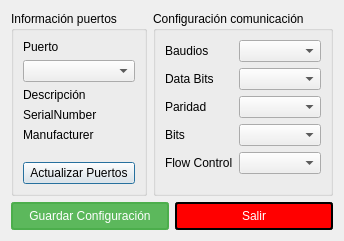
<?xml version="1.0" encoding="UTF-8"?>
<ui version="4.0">
 <class>AjustesPuertoSerial</class>
 <widget class="QDialog" name="AjustesPuertoSerial">
  <property name="geometry">
   <rect>
    <x>0</x>
    <y>0</y>
    <width>344</width>
    <height>241</height>
   </rect>
  </property>
  <property name="windowTitle">
   <string>Ajustes Puerto Serial</string>
  </property>
  <property name="windowIcon">
   <iconset resource="images.qrc">
    <normaloff>:/images/settings.png</normaloff>:/images/settings.png</iconset>
  </property>
  <layout class="QVBoxLayout" name="verticalLayout_2">
   <item>
    <layout class="QHBoxLayout" name="horizontalLayout">
     <item>
      <widget class="QGroupBox" name="groupBox_2">
       <property name="title">
        <string>Información puertos</string>
       </property>
       <layout class="QVBoxLayout" name="verticalLayout_3">
        <item>
         <widget class="QLabel" name="labelPort">
          <property name="text">
           <string>Puerto</string>
          </property>
         </widget>
        </item>
        <item>
         <widget class="QComboBox" name="comboBoxPortList"/>
        </item>
        <item>
         <widget class="QLabel" name="labelDescription">
          <property name="text">
           <string>Descripción</string>
          </property>
         </widget>
        </item>
        <item>
         <widget class="QLabel" name="labelSerialNumber">
          <property name="text">
           <string>SerialNumber</string>
          </property>
         </widget>
        </item>
        <item>
         <widget class="QLabel" name="labelManufacturer">
          <property name="text">
           <string>Manufacturer</string>
          </property>
         </widget>
        </item>
        <item>
         <spacer name="verticalSpacer">
          <property name="orientation">
           <enum>Qt::Vertical</enum>
          </property>
          <property name="sizeHint" stdset="0">
           <size>
            <width>20</width>
            <height>40</height>
           </size>
          </property>
         </spacer>
        </item>
        <item>
         <widget class="QPushButton" name="pushButtonRescan">
          <property name="text">
           <string>Actualizar Puertos</string>
          </property>
         </widget>
        </item>
       </layout>
       <zorder>comboBoxPortList</zorder>
       <zorder>labelPort</zorder>
       <zorder>labelDescription</zorder>
       <zorder>labelSerialNumber</zorder>
       <zorder>labelManufacturer</zorder>
       <zorder>verticalSpacer</zorder>
       <zorder>pushButtonRescan</zorder>
      </widget>
     </item>
     <item>
      <widget class="QGroupBox" name="groupBox">
       <property name="sizePolicy">
        <sizepolicy hsizetype="Preferred" vsizetype="Preferred">
         <horstretch>0</horstretch>
         <verstretch>0</verstretch>
        </sizepolicy>
       </property>
       <property name="layoutDirection">
        <enum>Qt::LeftToRight</enum>
       </property>
       <property name="autoFillBackground">
        <bool>false</bool>
       </property>
       <property name="title">
        <string>Configuración comunicación</string>
       </property>
       <property name="alignment">
        <set>Qt::AlignLeading|Qt::AlignLeft|Qt::AlignTop</set>
       </property>
       <layout class="QFormLayout" name="formLayout">
        <item row="7" column="0">
         <spacer name="verticalSpacer_2">
          <property name="orientation">
           <enum>Qt::Vertical</enum>
          </property>
          <property name="sizeHint" stdset="0">
           <size>
            <width>20</width>
            <height>40</height>
           </size>
          </property>
         </spacer>
        </item>
        <item row="0" column="0">
         <widget class="QLabel" name="labelBaudios">
          <property name="text">
           <string>Baudios</string>
          </property>
         </widget>
        </item>
        <item row="0" column="1">
         <widget class="QComboBox" name="comboBoxBaudRate"/>
        </item>
        <item row="1" column="0">
         <widget class="QLabel" name="labelDataBits">
          <property name="text">
           <string>Data Bits</string>
          </property>
         </widget>
        </item>
        <item row="1" column="1">
         <widget class="QComboBox" name="comboBoxDataBits"/>
        </item>
        <item row="2" column="0">
         <widget class="QLabel" name="labelParity">
          <property name="text">
           <string>Paridad</string>
          </property>
         </widget>
        </item>
        <item row="2" column="1">
         <widget class="QComboBox" name="comboBoxParity"/>
        </item>
        <item row="3" column="0">
         <widget class="QLabel" name="labelBits">
          <property name="text">
           <string>Bits</string>
          </property>
         </widget>
        </item>
        <item row="3" column="1">
         <widget class="QComboBox" name="comboBoxBits"/>
        </item>
        <item row="4" column="0">
         <widget class="QLabel" name="labelFlowControl">
          <property name="text">
           <string>Flow Control</string>
          </property>
         </widget>
        </item>
        <item row="4" column="1">
         <widget class="QComboBox" name="comboBoxFlowControl"/>
        </item>
       </layout>
      </widget>
     </item>
    </layout>
   </item>
   <item>
    <layout class="QHBoxLayout" name="horizontalLayout_2">
     <item>
      <widget class="QPushButton" name="pushButtonOK">
       <property name="styleSheet">
        <string notr="true">QPushButton{
color : white;
background-color: #5cb85c;
border: 2px solid #4cae4c;
border-radius: 3px;
padding: 5px;
min-width: 80px;
}

QPushButton:hover {
background-color: #47a447;
border: 2px solid #398439;
}

QPushButton:pressed {
border: 3px solid #398439;
}</string>
       </property>
       <property name="text">
        <string>Guardar Configuración</string>
       </property>
       <property name="default">
        <bool>false</bool>
       </property>
       <property name="flat">
        <bool>false</bool>
       </property>
      </widget>
     </item>
     <item>
      <widget class="QPushButton" name="pushButtonExit">
       <property name="styleSheet">
        <string notr="true">QPushButton{
color : white;
background-color: rgb(255, 0, 0);
border: 2px solid;
border-radius: 3px;
padding: 5px;
min-width: 80px;
}

QPushButton:hover {
background-color: rgb(170, 0, 0);
border: 2px solid ;
}

QPushButton:pressed {
border: 3px solid rgb(102, 0, 0);
}</string>
       </property>
       <property name="text">
        <string>Salir</string>
       </property>
      </widget>
     </item>
    </layout>
   </item>
  </layout>
 </widget>
 <resources>
  <include location="images.qrc"/>
 </resources>
 <connections/>
</ui>
